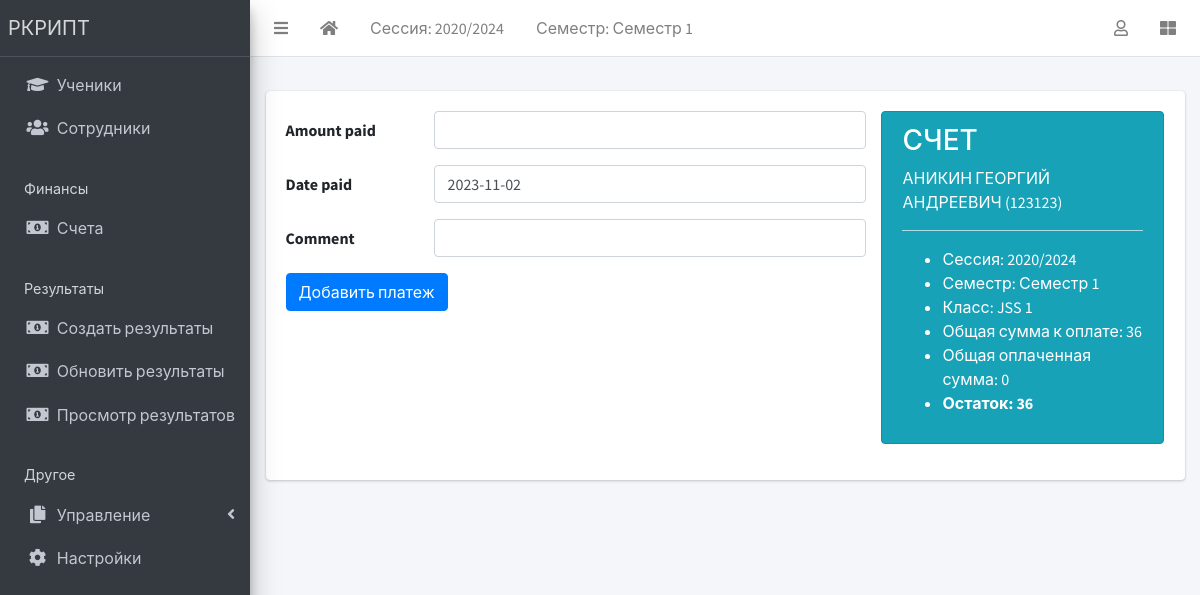
Page /finance/receipt/create?invoice=1 (signed in) on the committed database.
### apps/corecode/models.py (models this page shows, shortened)
class AcademicSession(models.Model):
    name = models.CharField(max_length=200, unique=True)
    current = models.BooleanField(default=True)
    class Meta:
        ordering = ["-name"]
    def __str__(self):
        return self.name

class AcademicTerm(models.Model):
    name = models.CharField(max_length=20, unique=True)
    current = models.BooleanField(default=True)
    class Meta:
        ordering = ["name"]
    def __str__(self):
        return self.name

class SiteConfig(models.Model):
    key = models.SlugField()
    value = models.CharField(max_length=200)

class StudentClass(models.Model):
    name = models.CharField(max_length=200, unique=True)
    class Meta:
        verbose_name = "Class"
        verbose_name_plural = "Classes"
        ordering = ["name"]
    def __str__(self):
        return self.name

### apps/finance/models.py (models this page shows, shortened)
class Invoice(models.Model):
    student = models.ForeignKey(Student, on_delete=models.CASCADE)
    session = models.ForeignKey(AcademicSession, on_delete=models.CASCADE)
    term = models.ForeignKey(AcademicTerm, on_delete=models.CASCADE)
    class_for = models.ForeignKey(StudentClass, on_delete=models.CASCADE)
    balance_from_previous_term = models.IntegerField(default=0)
    status = models.CharField(
        max_length=20,
        choices=[("active", "Active"), ("closed", "Closed")],
        default="active",
    )
    class Meta:
        ordering = ["student", "term"]
    def __str__(self):
        return f"{self.student}"
    def balance(self):
        payable = self.total_amount_payable()
        paid = self.total_amount_paid()
        return payable - paid
    def amount_payable(self):
        items = InvoiceItem.objects.filter(invoice=self)
        total = 0
        for item in items:
            total += item.amount
        return total
    def total_amount_payable(self):
        return self.balance_from_previous_term + self.amount_payable()
    def total_amount_paid(self):
        receipts = Receipt.objects.filter(invoice=self)
        amount = 0
        for receipt in receipts:
            amount += receipt.amount_paid
        return amount

### apps/students/models.py (models this page shows, shortened)
class Student(models.Model):
    STATUS_CHOICES = [("active", "Active"), ("inactive", "Inactive")]
    GENDER_CHOICES = [("male", "Male"), ("female", "Female")]
    current_status = models.CharField(
        max_length=10, choices=STATUS_CHOICES, default="active"
    )
    registration_number = models.CharField(max_length=200, unique=True)
    surname = models.CharField(max_length=200)
    firstname = models.CharField(max_length=200)
    other_name = models.CharField(max_length=200, blank=True)
    gender = models.CharField(max_length=10, choices=GENDER_CHOICES, default="male")
    date_of_birth = models.DateField(default=timezone.now)
    current_class = models.ForeignKey(
        StudentClass, on_delete=models.SET_NULL, blank=True, null=True
    )
    date_of_admission = models.DateField(default=timezone.now)
    mobile_num_regex = RegexValidator(
        regex="^[0-9]{10,15}$", message="Entered mobile number isn't in a right format!"
    )
    parent_mobile_number = models.CharField(
        validators=[mobile_num_regex], max_length=13, blank=True
    )
    address = models.TextField(blank=True)
    others = models.TextField(blank=True)
    passport = models.ImageField(blank=True, upload_to="students/passports/")
    class Meta:
        ordering = ["surname", "firstname", "other_name"]
    def __str__(self):
        return f"{self.surname} {self.firstname} {self.other_name} ({self.registration_number})"

### apps/finance/views.py (the view, shortened to what this page needs)
# urls.py: path("receipt/create", ReceiptCreateView.as_view(), name="receipt-create"),
class ReceiptCreateView(LoginRequiredMixin, CreateView):
    model = Receipt
    fields = ["amount_paid", "date_paid", "comment"]
    success_url = reverse_lazy("invoice-list")
    def get_context_data(self, **kwargs):
        context = super(ReceiptCreateView, self).get_context_data(**kwargs)
        invoice = Invoice.objects.get(pk=self.request.GET["invoice"])
        context["invoice"] = invoice
        return context

### apps/corecode/context_processors.py (called while the page is built)
def site_defaults(request):
    current_session = AcademicSession.objects.get(current=True)
    current_term = AcademicTerm.objects.get(current=True)
    vals = SiteConfig.objects.all()
    contexts = {
        "current_session": current_session.name,
        "current_term": current_term.name,
    }
    for val in vals:
        contexts[val.key] = val.value
    return contexts

### apps/finance/templates/finance/receipt_form.html (shortened to what this page needs)
{% extends 'base.html' %}
{% load humanize %}
{% block content %}
<div class="row">
  <div class="col-8">
    <form action="" method="POST">
      {% include 'corecode/form_snippet.html' %}
      <input type="submit" class="btn btn-primary" value="Добавить платеж">
    </form>
  </div>
  <div class="col-4">
    <div class="alert alert-info" role="alert">
      <h3>СЧЕТ</h3>
      <p>{{invoice | upper}}</p>
      <hr>
      <ul>
        <li>Сессия: {{ invoice.session }}</li>
        <li>Семестр: {{ invoice.term }}</li>
        <li>Класс: {{ invoice.class_for }}</li>
        <li>Общая сумма к оплате: {{invoice.total_amount_payable | intcomma }}
        </li>
        <li>Общая оплаченная сумма: {{ invoice.total_amount_paid | intcomma }}</li>
        <li><strong>Остаток: {{invoice.balance | intcomma }}</strong></li>
      </ul>
    </div>
  </div>
</div>
{% endblock content %}

### templates/base.html (shortened to what this page needs)
{% load static %}
<!DOCTYPE html>
<html lang="ru">
<head>
  <link rel="stylesheet" href="{% static 'plugins/fontawesome-free/css/all.min.css' %}">
  <link rel="stylesheet" href="{% static 'plugins/toastr/toastr.min.css' %}">
  <link rel="stylesheet" href="{% static 'plugins/overlayScrollbars/css/OverlayScrollbars.min.css' %}">
  <link rel="stylesheet" href="{% static 'plugins/Datatables/datatables.min.css' %}" />
  <link rel="stylesheet" href="{% static 'dist/css/adminlte.min.css' %}">
</head>
<body class="hold-transition sidebar-mini layout-fixed layout-navbar-fixed layout-footer-fixed">
  <div class="wrapper">
    <nav class="main-header navbar navbar-expand navbar-white navbar-light">
      <ul class="navbar-nav">
        <li class="nav-item">
          <a class="nav-link" data-widget="pushmenu" href="#" role="button"><i class="fas fa-bars"></i></a>
        </li>
        <li class="nav-item d-none d-sm-inline-block">
          <a href="{% url 'home' %} " class="nav-link"><i class="fa fa-home"></i></a>
        </li>
        <li class="nav-item d-none d-sm-inline-block">
          <a href="{% url 'current-session' %}" class="nav-link">Сессия: {{ current_session }}</a>
        </li>
        <li class="nav-item d-none d-sm-inline-block">
          <a href="{% url 'current-session' %}" class="nav-link">Семестр: {{ current_term }}</a>
        </li>
      </ul>
      <ul class="navbar-nav ml-auto">
        <li class="nav-item dropdown">
          <a class="nav-link" data-toggle="dropdown" href="#">
            <i class="far fa-user"></i>
          </a>
        </li>
        <li class="nav-item">
          <a class="nav-link" data-widget="control-sidebar" data-slide="true" href="#" role="button"><i class="fas fa-th-large"></i></a>
        </li>
      </ul>
    </nav>
    <aside class="main-sidebar sidebar-dark-primary elevation-4">
      <a href="{% url 'home' %}" class="brand-link">{{ school_name | default:"Моя Школа" }}</a>
      <div class="sidebar">
        <nav class="mt-2">
          <ul class="nav nav-pills nav-sidebar flex-column" data-widget="treeview" role="menu" data-accordion="false">
            <li class="nav-item">
              <a href="{% url 'student-list' %}" class="nav-link">
                <i class="nav-icon fas fa-graduation-cap"></i>
                <p>Ученики</p>
              </a>
            </li>
            <li class="nav-item">
              <a href="{% url 'staff-list' %}" class="nav-link">
                <i class="nav-icon fas fa-users"></i>
                <p>Сотрудники</p>
              </a>
            </li>
            <li class="nav-header">Финансы</li>
            <li class="nav-item">
              <a href="{% url 'invoice-list' %}" class="nav-link">
                <i class="nav-icon fas fa-money-bill-alt"></i>
                <p>Счета</p>
              </a>
            </li>
            <li class="nav-header">Результаты</li>
            <li class="nav-item">
              <a href="{% url 'create-result' %}" class="nav-link">
                <i class="nav-icon fas fa-money-bill-alt"></i>
                <p>Создать результаты</p>
              </a>
            </li>
            <li class="nav-item">
              <a href="{% url 'edit-results' %}" class="nav-link">
                <i class="nav-icon fas fa-money-bill-alt"></i>
                <p>Обновить результаты</p>
              </a>
            </li>
            <li class="nav-item">
              <a href="{% url 'view-results' %}" class="nav-link">
                <i class="nav-icon fas fa-money-bill-alt"></i>
                <p>Просмотр результатов</p>
              </a>
            </li>
            <li class="nav-header">Другое</li>
            <li class="nav-item has-treeview">
              <a href="#" class="nav-link">
                <i class="nav-icon fas fa-copy"></i>
                <p>Управление<i class="fas fa-angle-left right"></i></p>
              </a>
            </li>
            <li class="nav-item">
              <a href="{% url 'configs' %}" class="nav-link">
                <i class="nav-icon fas fa-cog"></i>
                <p>Настройки</p>
              </a>
            </li>
          </ul>
        </nav>
      </div>
    </aside>
    <div class="content-wrapper">
      <section class="content-header">
      </section>
      <section class="content">
        <div class="container-fluid">
          <div class="row">
            <div class="col-md-12">
              {% block fullcard %}
              <div class="card">
                <div class="card-body">
                  <div class="row">
                    <div class="col">
                      {% block content %}{% endblock content %}
                    </div>
                  </div>
                </div>
              </div>
              {% endblock fullcard %}
            </div>
          </div>
        </div>
      </section>
    </div>
  </div>
</body>
</html>

### rows in the picture
AcademicSession: name "2020/2024"
AcademicTerm: name "Семестр 1"
SiteConfig: value "РКРИПТ"
Invoice: student.registration_number "АНИКИН ГЕОРГИЙ АНДРЕЕВИЧ (123123)", session "2020/2024", term "Семестр 1", class_for "JSS 1", total_amount_payable "36", total_amount_paid "0", balance "36"

### other values in the picture
{{ field.label }} "Amount paid" "Date paid" "Comment"
